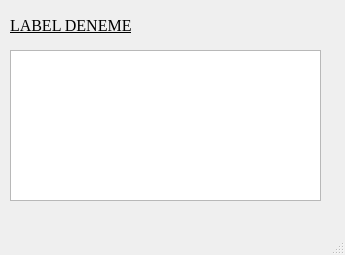
<?xml version="1.0" encoding="UTF-8"?>
<ui version="4.0">
 <class>IslemPanel</class>
 <widget class="QMainWindow" name="IslemPanel">
  <property name="geometry">
   <rect>
    <x>0</x>
    <y>0</y>
    <width>345</width>
    <height>255</height>
   </rect>
  </property>
  <property name="windowTitle">
   <string>MainWindow</string>
  </property>
  <widget class="QWidget" name="centralwidget">
   <widget class="QLabel" name="islem_Label">
    <property name="geometry">
     <rect>
      <x>10</x>
      <y>10</y>
      <width>321</width>
      <height>31</height>
     </rect>
    </property>
    <property name="font">
     <font>
      <family>Times New Roman</family>
      <pointsize>12</pointsize>
      <underline>true</underline>
     </font>
    </property>
    <property name="text">
     <string>LABEL DENEME</string>
    </property>
   </widget>
   <widget class="QTextBrowser" name="islem_textBrowser">
    <property name="geometry">
     <rect>
      <x>10</x>
      <y>50</y>
      <width>311</width>
      <height>151</height>
     </rect>
    </property>
   </widget>
  </widget>
  <widget class="QMenuBar" name="menubar">
   <property name="geometry">
    <rect>
     <x>0</x>
     <y>0</y>
     <width>345</width>
     <height>21</height>
    </rect>
   </property>
  </widget>
  <widget class="QStatusBar" name="statusbar"/>
 </widget>
 <resources/>
 <connections/>
</ui>
